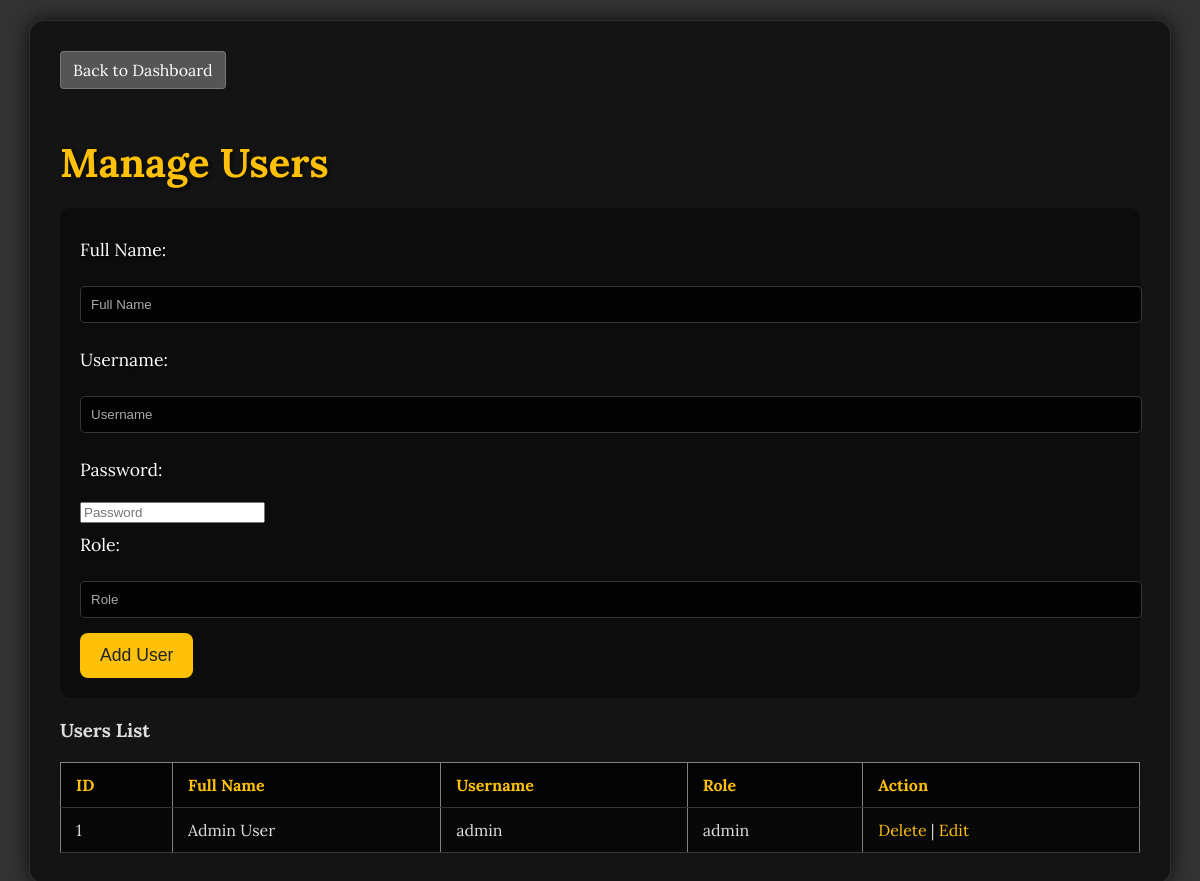
Screenshot of /users/users.php with the database file from the repository.
### tables this page shows
CREATE TABLE `users` (
  `id` int(11) NOT NULL,
  `fullname` varchar(100) DEFAULT NULL,
  `username` varchar(50) DEFAULT NULL,
  `password` varchar(255) DEFAULT NULL,
  `role` varchar(20) DEFAULT NULL
);

### users/users.php (the view, shortened to what this page needs)
<?php
include "../config/db.php";
function getUsers() {
    global $conn;
    $sql = "SELECT * FROM users";
    return mysqli_query($conn, $sql);
}
?>
<!DOCTYPE html>
<html>
<head>
    <link rel="stylesheet" type="text/css" href="../asset/css/style.css">
</head>
<body>
    <div class="container">
        <a href="../dashboard.php" class="back-button">Back to Dashboard</a>
        <h2>Manage Users</h2>
        <form method="POST">
             <label for="fullname">Full Name:</label><br>
            <input type="text" id="fullname" name="fullname" placeholder="Full Name" required><br>
            <label for="username">Username:</label><br>
            <input type="text" id="username" name="username" placeholder="Username" required><br>
            <label for="password">Password:</label><br>
            <input type="password" id="password" name="password" placeholder="Password" required><br>
            <label for="role">Role:</label><br>
            <input type="text" id="role" name="role" placeholder="Role" required><br>
            <button type="submit" name="add_user">Add User</button>
        </form>
        <h3>Users List</h3>
        <table border="1">
            <thead>
                <tr>
                    <th>ID</th>
                    <th>Full Name</th>
                    <th>Username</th>
                    <th>Role</th>
                    <th>Action</th>
                </tr>
            </thead>
            <tbody>
                <?php
                $result = getUsers();
                if ($result) {
                    while ($row = mysqli_fetch_assoc($result)) {
                        echo "<tr>
                            <td>" . htmlspecialchars($row['id']) . "</td>
                             <td>" . htmlspecialchars($row['fullname']) . "</td>
                            <td>" . htmlspecialchars($row['username']) . "</td>
                            <td>" . htmlspecialchars($row['role']) . "</td>
                            <td>
                                <a href='?delete_user=" . (int)$row['id'] . "'>Delete</a> |
                                <a href='?edit_user=" . (int)$row['id'] . "'>Edit</a>
                            </td>
                        </tr>";
                    }
                } else {
                    echo "<tr><td colspan='4'>Error fetching data: " . mysqli_error($conn) . "</td></tr>";
                }
                ?>
            </tbody>
        </table>
    </div>
</body>
</html>

### asset/css/style.css (style rules this page uses)
body { font-family: 'Lora', serif; background-color: #333; color: #ddd; margin: 0; padding: 0; background-image: url("../asset/img/dark-wood-texture.jpg"); background-size: cover; background-blend-mode: multiply; }
.container { width: 90%; margin: 20px auto; background-color: rgba(0, 0, 0, 0.6); padding: 30px; border-radius: 15px; box-shadow: 0 0 20px rgba(0, 0, 0, 0.8); border: 1px solid rgba(255, 255, 255, 0.1); }
h2 { font-size: 2.5em; color: #ffc107; text-shadow: 2px 2px 4px rgba(0, 0, 0, 0.7); margin-bottom: 20px; }
.back-button { display: inline-block; margin-bottom: 20px; padding: 10px 15px; background-color: rgba(0, 0, 0, 0.8); color: #eee; text-decoration: none; border-radius: 8px; border: 1px solid rgba(255, 255, 255, 0.2); transition: background-color 0.3s ease, color 0.3s ease; }
form { background-color: rgba(0, 0, 0, 0.4); padding: 20px; border-radius: 10px; margin-bottom: 20px; }
label { display: block; margin-top: 10px; color: #fff; font-size: 1.1em; text-shadow: 1px 1px 2px rgba(0, 0, 0, 0.5); }
input[type="text"], input[type="number"], input[type="datetime-local"] { width: 100%; padding: 10px; margin-top: 5px; margin-bottom: 15px; border: 1px solid rgba(255, 255, 255, 0.2); border-radius: 5px; background-color: rgba(0, 0, 0, 0.7); color: #ddd; text-shadow: 1px 1px 2px rgba(0, 0, 0, 0.5); }
input[type="text"]::placeholder, input[type="number"]::placeholder, input[type="datetime-local"]::placeholder { color: #aaa; }
button[type="submit"] { background-color: #ffc107; color: #212529; padding: 12px 20px; border: none; border-radius: 8px; cursor: pointer; font-size: 1.1em; transition: background-color 0.3s ease, color 0.3s ease; }
table { width: 100%; border-collapse: collapse; margin-top: 20px; }
th, td { padding: 12px 15px; text-align: left; border-bottom: 1px solid rgba(255, 255, 255, 0.2); color: #ddd; }
th { background-color: rgba(0, 0, 0, 0.8); color: #ffc107; }
tbody tr:nth-child(odd) { background-color: rgba(0, 0, 0, 0.6); }
tbody a { color: #ffc107; text-decoration: none; }

### users/users.php (style rules this page uses)
.back-button { display: inline-block; margin-bottom: 15px; padding: 8px 12px; background-color: #555; color: white; text-decoration: none; border-radius: 4px; }

### rows the page displays
users: id "1", fullname "Admin User", username "admin", role "admin"
